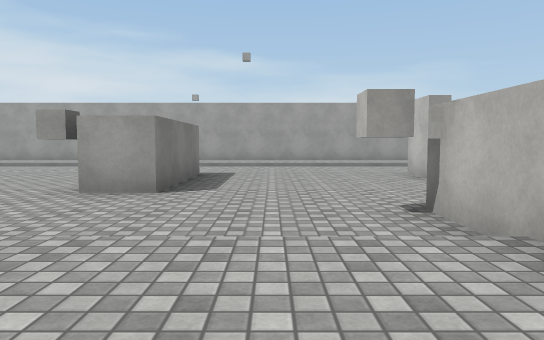
view 1 (above)

24 first-person views from a walk through a scene from a Unity 3-D project. The camera is 1.3 m above the floor, tilts 4° down and sees 70° across. The floor is counted in squares, 2 m on a side. Each view is taken from the middle of a square. On the plan, view 1 faces up. The plan holds only what a view shows up to about 11 squares ahead; the rest is blank. Door leaves are left out, so doorways stand open. Surface patterns are stand-ins for the level's own textures.

view 2
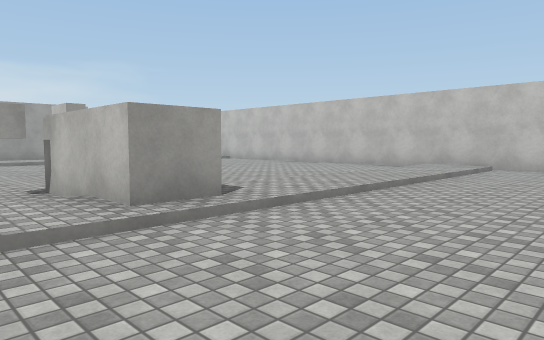

view 3
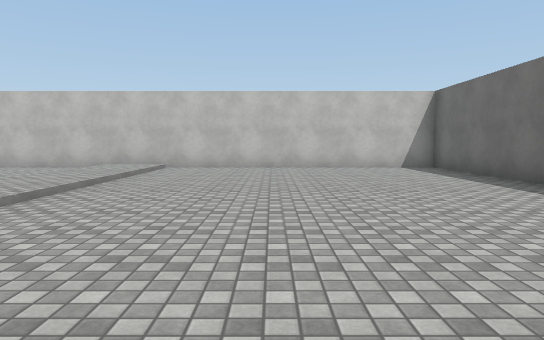

view 4
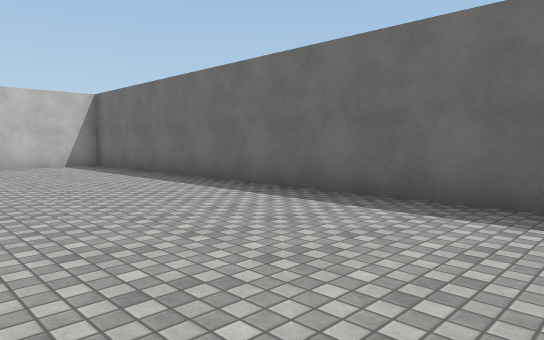

view 5
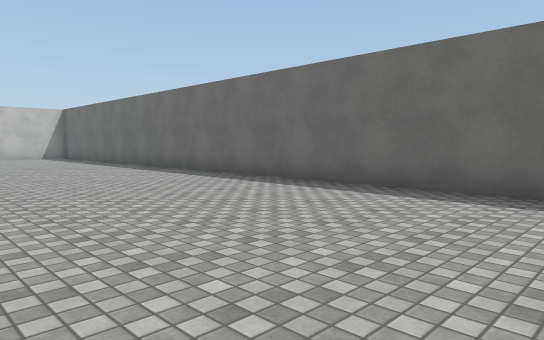

view 6
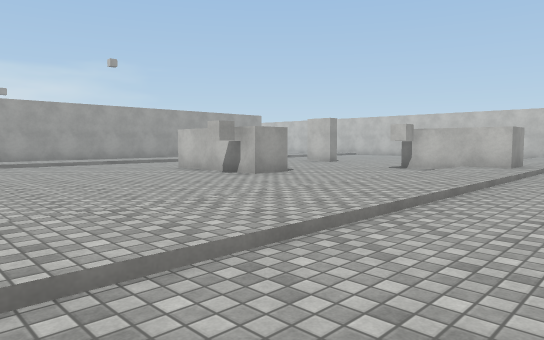

view 7
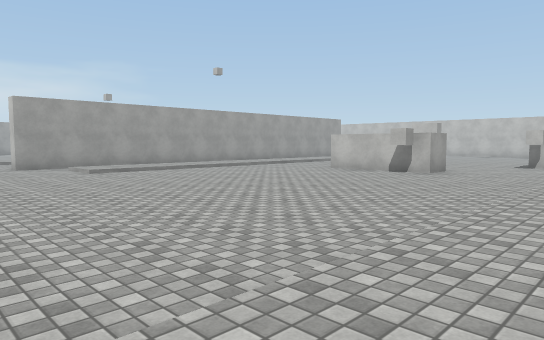

view 8
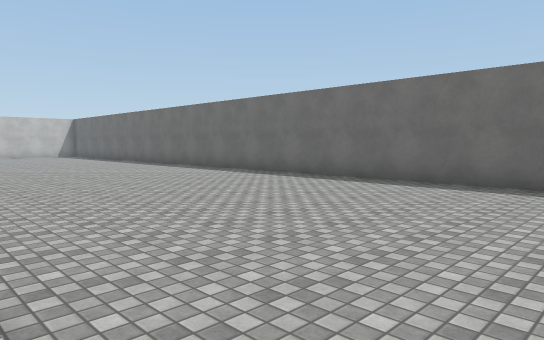

view 9
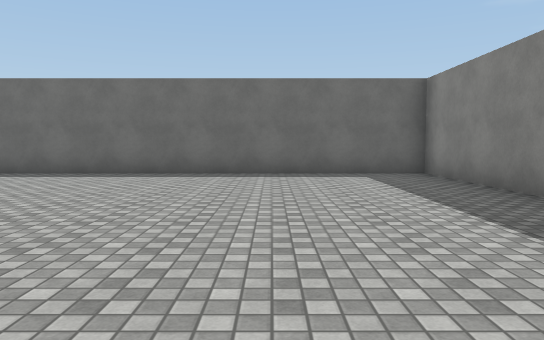

view 10
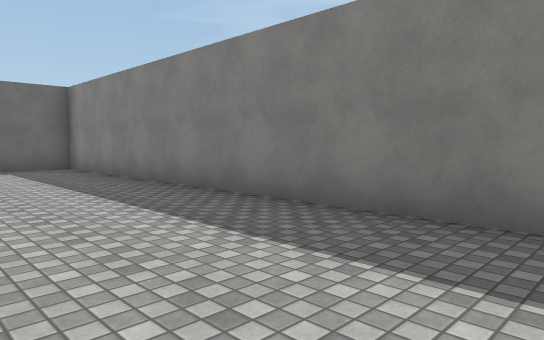

view 11
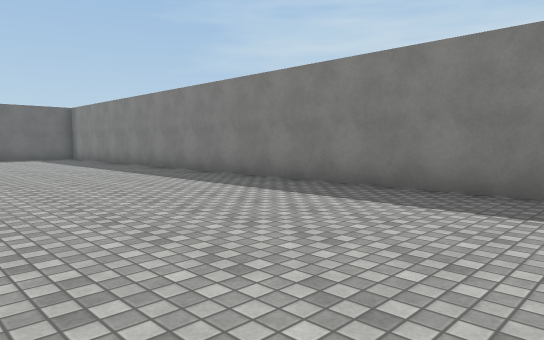

view 12
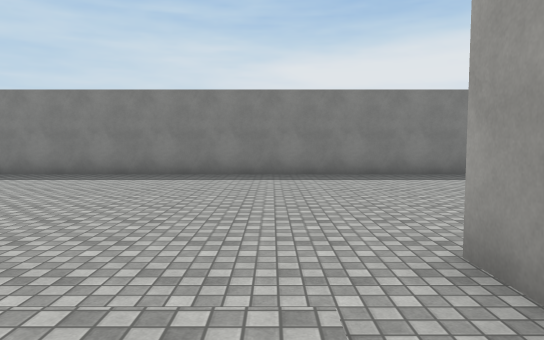

view 13
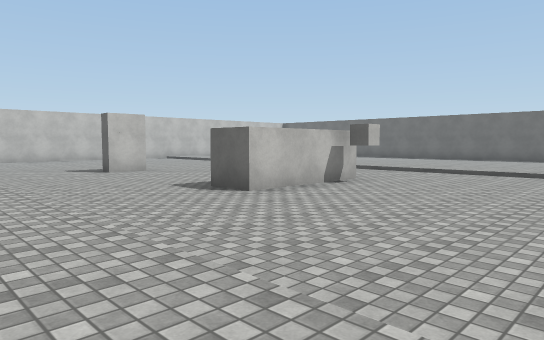

view 14
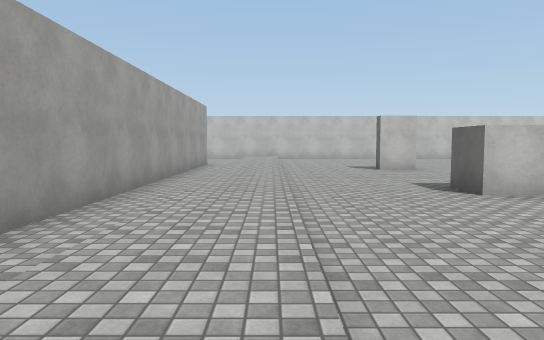

view 15
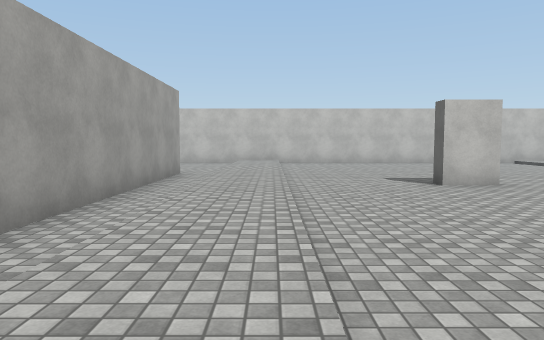

view 16
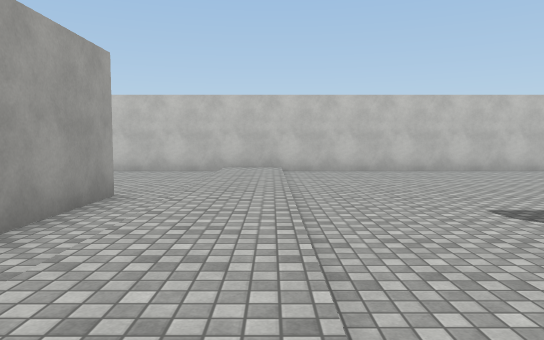

view 17
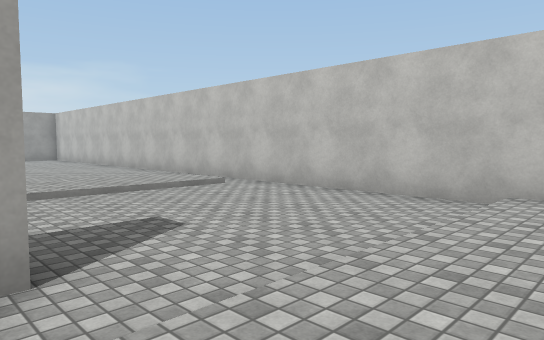

view 18
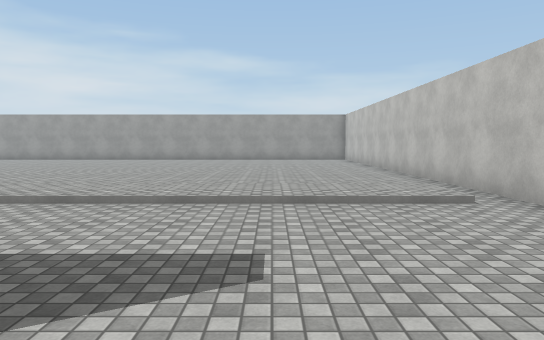

view 19
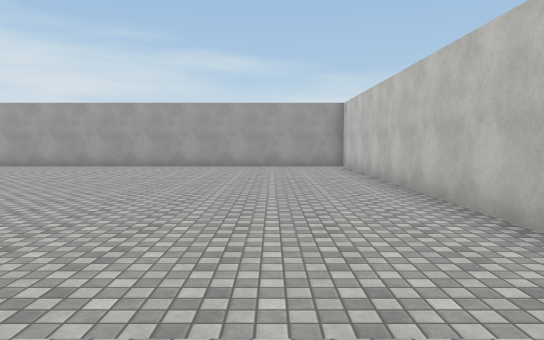

view 20
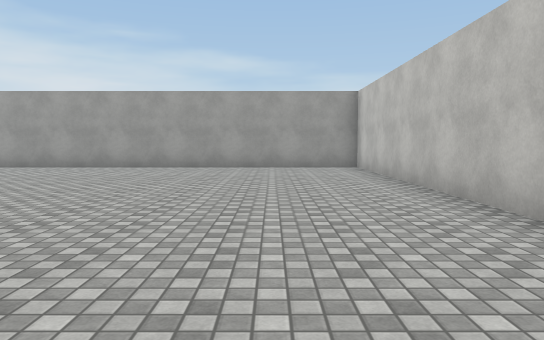

view 21
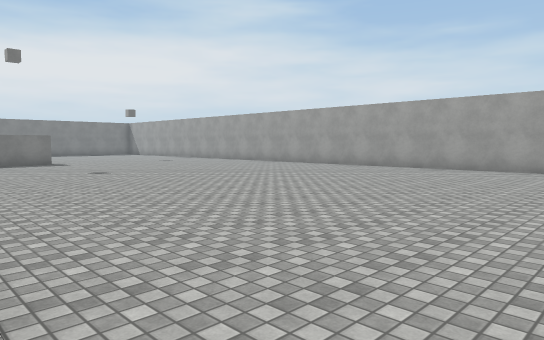

view 22
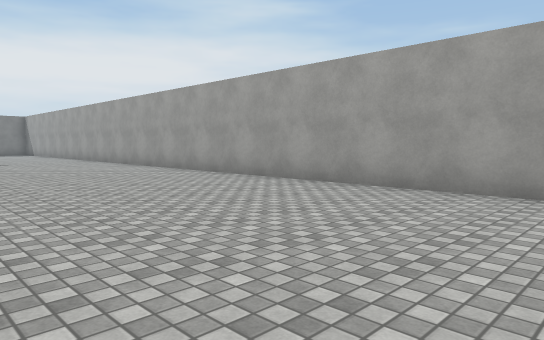

view 23
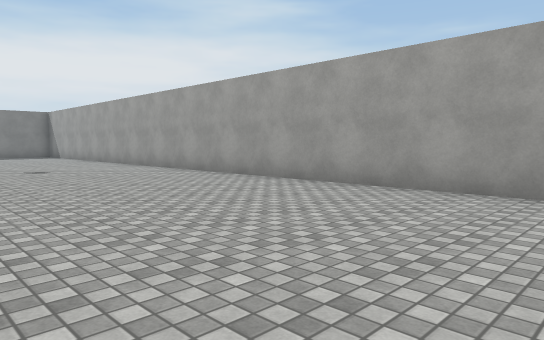

view 24
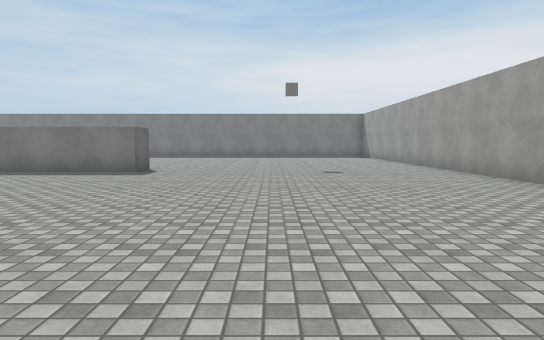

### Floor plan
Key: @ floor where view 1 was taken; # wall or solid block; . main floor; : floor 0.25 m higher than the main floor; / step, stairs or slope; D open door.
Columns run from 17 left of view 1 to 11 right of it. Each row starts with its distance up from view 1.
 30         #####################
 29         ....................#
 28         ....................#
 27         ....................#
 26         ....................#
 25         ....................#
 24         ....................#
 23         ....................#
 22         ..#.................#
 21           #.................#
 20           #.................#
 19                  ...........#
 18                     :::::::.#
 17 #                   :::::::.#
 16 #...                 .......#
 15 #.....                ......#
 14 #.......#   #### ######.....#
 13 #......... .....D...........#
 12 #........:::::::::::::::::::#
 11 #........:::::::::::::::::::#
 10 #...........................#
  9 #...........................#
  8 #..............#....#.......#
  7 #..............#............#
  6 #..............#............#
  5 #................... .......#
  4 #...................  ......#
  3 #..................# .......#
  2 #..../:::::::::::::#:::::::/#
  1 #..../:::::::::::::::::::::/#
  0 #................@..........#
 -1 #...........................#
 -2 #...........................#
 -3 #...........................#
 -4 #...........................#
 -5 #...........................#
 -6 #...........................#
 -7 #############################

Where each view was taken, in squares from view 1:
view 1: 0 up, 0 right, facing up
view 2: 2 down, 0 right, facing up-right
view 3: 2 down, 0 right, facing right
view 4: 2 down, 1 left, facing down-right
view 5: 1 down, 7 left, facing down-right
view 6: 1 down, 8 left, facing up-right
view 7: 1 up, 12 left, facing up-right
view 8: 1 up, 12 left, facing down-right
view 9: 2 up, 13 left, facing down
view 10: 4 up, 13 left, facing down-left
view 11: 10 up, 11 left, facing down-left
view 12: 12 up, 7 left, facing left
view 13: 12 up, 7 left, facing down-right
view 14: 11 up, 8 left, facing right
view 15: 11 up, 4 left, facing right
view 16: 11 up, 0 right, facing right
view 17: 11 up, 5 right, facing up-right
view 18: 12 up, 7 right, facing up
view 19: 17 up, 8 right, facing up
view 20: 19 up, 8 right, facing up
view 21: 18 up, 8 right, facing up-left
view 22: 24 up, 7 right, facing up-left
view 23: 24 up, 3 right, facing up-left
view 24: 25 up, 2 right, facing left
